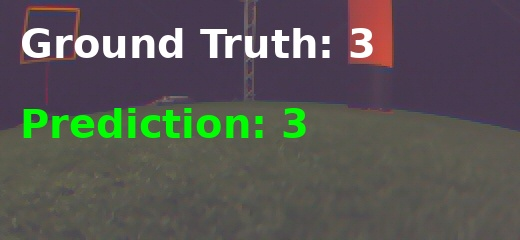
#> input picture cv_development/prediction_examples/correct_79044775.jpg, 520 x 240 px
$ python -i obstacle_detector_v5.py   (imports and definitions only)
#> lines starting #> are read from the running program, lines starting #| are printed output that depends on the picture
#> further down, picture is the input picture: shape (240, 520, 3); mean B, G, R 83, 86, 87.5
# [727 lines of commented-out code are left out]


import cv2
import numpy as np
from dataclasses import dataclass, field
from typing import Tuple, List, Optional


@dataclass
class PoleDetection:
    x: int
    y: int
    w: int
    h: int
    cx: int
    cy: int
    area: int
    confidence: float


@dataclass
class GapCandidate:
    """A free corridor between obstacles."""
    rank: int            # 1 = best
    center_x: int        # pixel x of gap centre in ROI-width space
    col_start: int       # first free column index
    col_end: int         # last free column index (inclusive)
    width_cols: int      # number of free columns
    safety: float        # composite safety score [0, 1]
    width_score: float
    clearness_score: float
    centrality_score: float


@dataclass
class ObstacleResult:
    preprocessed: np.ndarray
    roi_top: int
    roi_bottom: int
    roi_frame: np.ndarray
    clahe_applied: bool = True
    flow_points_prev: Optional[np.ndarray] = None
    flow_points_next: Optional[np.ndarray] = None
    flow_vectors: Optional[np.ndarray] = None
    flow_vectors_comp: Optional[np.ndarray] = None
    hough_boxes: Optional[List[Tuple]] = None
    hough_scores: Optional[np.ndarray] = None
    orange_boxes: Optional[List] = None
    orange_mask: Optional[np.ndarray] = None
    orange_scores: Optional[np.ndarray] = None
    ground_mask: Optional[np.ndarray] = None
    ground_green_scores: Optional[np.ndarray] = None
    ground_obstacle_scores: Optional[np.ndarray] = None
    flow_scores: Optional[np.ndarray] = None
    fused_scores: Optional[np.ndarray] = None
    obstacle_cols: Optional[List[int]] = None
    # ── new: top-3 gaps ───────────────────────────────────────────────────────
    gap_candidates: List[GapCandidate] = field(default_factory=list)
    gap_center_x: Optional[int] = None   # kept for backward compat (= candidates[0].center_x)
    n_cols: int = 22


class ObstacleDetector:
    """
    Stage 1 — Rotate 90° CCW + CLAHE + ROI crop
    Stage 2 — Sparse LK optical flow → column voting
    Stage 3 — Mean flow subtraction (ego-motion compensation)
    Stage 4 — Hough vertical line detector → pole boxes → column scores
    Stage 5 — Orange HSV detector → column scores
    Stage 6 — Green ground mask: missing-green columns → obstacle scores
    Fusion  — fused = flow*w_f + hough*w_h + orange*w_o + ground*w_g
    Gap     — top-3 free corridors ranked by composite safety score
    """

    def __init__(
        self,
        roi_top_frac: float = 0.10,
        roi_bottom_frac: float = 0.90,
        clahe_clip_limit: float = 4.0,
        clahe_tile_grid: Tuple[int, int] = (8, 8),
        n_cols: int = 22,
        flow_threshold: float = 0.7,
        iir_alpha: float = 0.35,
        max_corners: int = 150,
        min_feature_dist: int = 4,
        refresh_interval: int = 8,
        flow_weight: float = 1.5,
        hough_weight: float = 1.5,
        hough_blur_kernel: int = 5,
        hough_canny_low: int = 50,
        hough_canny_high: int = 150,
        hough_threshold: int = 30,
        hough_min_length: int = 40,
        hough_max_gap: int = 100,
        hough_vertical_tol_deg: float = 20.0,
        hough_cluster_gap: int = 35,
        hough_max_box_width: int = 200,
        hough_min_aspect: float = 1.5,
        hough_max_aspect: float = 8.0,
        hough_border_margin: int = 15,
        hough_max_interior_edge_density: float = 0.15,
        orange_weight: float = 2.5,
        hsv_lower: Tuple = (0, 40, 50),
        hsv_upper: Tuple = (25, 255, 255),
        orange_min_area: int = 300,
        orange_min_aspect: float = 1.5,
        orange_min_confidence: float = 0.2,
        orange_morph_kernel: Tuple[int, int] = (5, 5),
        ground_weight: float = 2.0,
        ground_green_lower: Tuple = (18, 17, 124),
        ground_green_upper: Tuple = (76, 153, 255),
        ground_morph_kernel: Tuple[int, int] = (7, 7),
        ground_min_mean_green: float = 0.05,
        # Gap safety weights (must sum to 1.0)
        gap_w_width: float = 0.50,
        gap_w_clearness: float = 0.40,
        gap_w_centrality: float = 0.10,
    ):
        self.roi_top_frac    = roi_top_frac
        self.roi_bottom_frac = roi_bottom_frac
        self.clahe = cv2.createCLAHE(clipLimit=clahe_clip_limit,
                                     tileGridSize=clahe_tile_grid)
        self.n_cols           = n_cols
        self.flow_threshold   = flow_threshold
        self.iir_alpha        = iir_alpha
        self.max_corners      = max_corners
        self.min_feature_dist = min_feature_dist
        self.refresh_interval = refresh_interval
        self.flow_weight      = flow_weight

        self.lk_params = dict(
            winSize=(21, 21),
            maxLevel=3,
            criteria=(cv2.TERM_CRITERIA_EPS | cv2.TERM_CRITERIA_COUNT, 20, 0.01),
        )
        self.feature_params = dict(
            maxCorners=max_corners,
            qualityLevel=0.005,
            minDistance=min_feature_dist,
            blockSize=5,
        )

        self.hough_weight                    = hough_weight
        self.hough_blur_kernel               = hough_blur_kernel
        self.hough_canny_low                 = hough_canny_low
        self.hough_canny_high                = hough_canny_high
        self.hough_threshold                 = hough_threshold
        self.hough_min_length                = hough_min_length
        self.hough_max_gap                   = hough_max_gap
        self.hough_vertical_tol_deg          = hough_vertical_tol_deg
        self.hough_cluster_gap               = hough_cluster_gap
        self.hough_max_box_width             = hough_max_box_width
        self.hough_min_aspect                = hough_min_aspect
        self.hough_max_aspect                = hough_max_aspect
        self.hough_border_margin             = hough_border_margin
        self.hough_max_interior_edge_density = hough_max_interior_edge_density

        self.orange_weight         = orange_weight
        self.hsv_lower             = np.array(hsv_lower, dtype=np.uint8)
        self.hsv_upper             = np.array(hsv_upper, dtype=np.uint8)
        self.orange_min_area       = orange_min_area
        self.orange_min_aspect     = orange_min_aspect
        self.orange_min_confidence = orange_min_confidence
        self.orange_morph_kernel   = cv2.getStructuringElement(
            cv2.MORPH_ELLIPSE, orange_morph_kernel)

        self.ground_weight         = ground_weight
        self.ground_green_lower    = np.array(ground_green_lower, dtype=np.uint8)
        self.ground_green_upper    = np.array(ground_green_upper, dtype=np.uint8)
        self.ground_morph_kernel   = cv2.getStructuringElement(
            cv2.MORPH_ELLIPSE, ground_morph_kernel)
        self.ground_min_mean_green = ground_min_mean_green

        self.gap_w_width      = gap_w_width
        self.gap_w_clearness  = gap_w_clearness
        self.gap_w_centrality = gap_w_centrality

        self.use_flow   = True
        self.use_hough  = True
        self.use_orange = True
        self.use_ground = True

        self._prev_roi: Optional[np.ndarray] = None
        self._prev_pts: Optional[np.ndarray] = None
        self._flow_scores_smooth  = np.zeros(n_cols, dtype=np.float32)
        self._fused_scores_smooth = np.zeros(n_cols, dtype=np.float32)
        self._frame_count = 0

    # -------------------------------------------------------------------------
    def _stage1(self, img_bgr):
        rotated    = cv2.rotate(img_bgr, cv2.ROTATE_90_COUNTERCLOCKWISE)
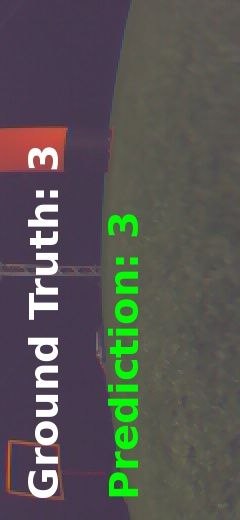
#> rotated: shape (520, 240, 3); mean B, G, R 83, 86, 87.5
        h, w       = rotated.shape[:2]
        gray       = cv2.cvtColor(rotated, cv2.COLOR_BGR2GRAY)
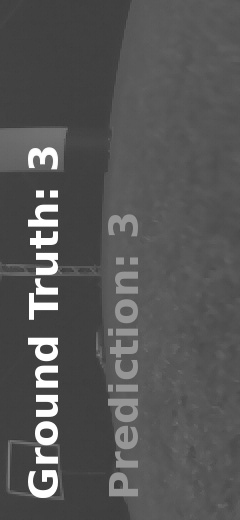
#> gray: shape (520, 240); min 54, max 255, mean 86.1
        enhanced   = self.clahe.apply(gray)
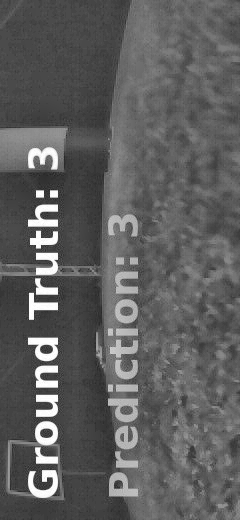
#> enhanced: shape (520, 240); min 34, max 255, mean 94.7
        roi_top    = int(h * self.roi_top_frac)
        roi_bottom = int(h * self.roi_bottom_frac)
#> (the rest of the program and of its run is left out)
